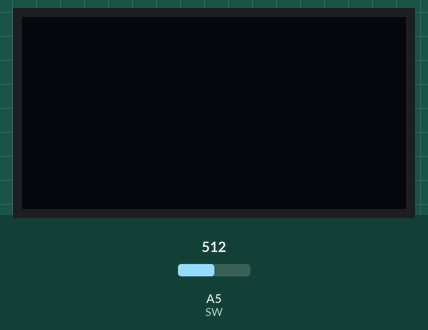
Recording of a sketch running on a simulated Arduino Uno, built with avr-gcc and run on an emulated ATmega328P. Parts: 128×64 one-colour display. Inputs (shaded band) come from the test bench; at power-on: A5 (SW) = 512.

Above: at 1.2 s.
1.3 s: A5 (SW) set to 0
At 2.0 s:
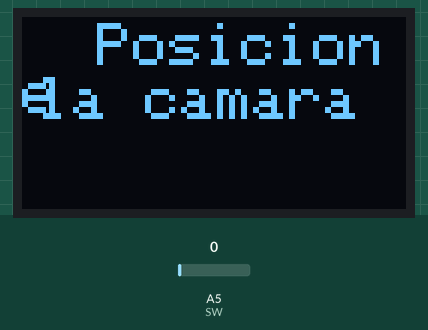
At 6.8 s:
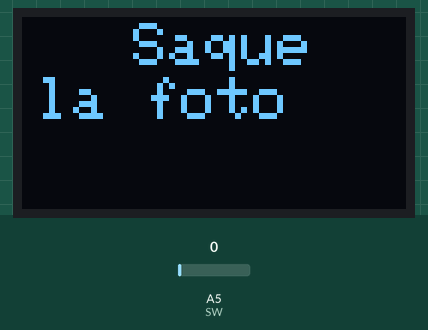
Timing chart, 0 to 8.3 s (numbered marks = the images above; inputs shaded):
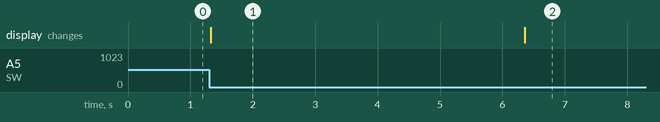

The sketch:

Menu_v2.ino
```cpp
#include <Wire.h>
#include <Adafruit_GFX.h>
#include <Adafruit_SSD1306.h>

int Cuad;
int flg=0;
int Menu;

#define SW 5

#define OLED_ANCHO 128
#define OLED_ALTO 64

Adafruit_SSD1306 display(OLED_ANCHO, OLED_ALTO, &Wire, -1);

int X = analogRead(A0);
int Y = analogRead(A1);
int mapY = map(Y, 0, 1023, 0, 7); // izquierda-derecha [1-2]
int mapX = map(X, 0, 1023, 7, 0); // arriba - abajo    [3-4]

void setup() {
  Wire.begin();
  display.begin(SSD1306_SWITCHCAPVCC, 0x3C);
  display.clearDisplay();
  pinMode(SW, INPUT_PULLUP);

}

void menu()
{
  switch(Menu){
  case 0:
  display.clearDisplay();
  display.setTextSize(2);
  display.setTextColor(WHITE);
  display.setCursor(25,2);
  display.println("MANUAL");
  display.setCursor(5,20);
  display.println("AUTOMATICO");
  display.display();
  break;

  case 1:
  display.clearDisplay();
  display.setTextSize(2);
  display.setTextColor(WHITE);
  display.setCursor(25,2);
  display.println("¿APAGAR?");
  display.setCursor(5,20);
  display.println("SI    NO");
  display.display();
  break;

  case 2:
  display.clearDisplay();
  display.setTextSize(2);
  display.setTextColor(WHITE);
  display.setCursor(25,2);
  display.println(" MODO");
  display.setCursor(5,20);
  display.println("MANUAL");
  display.display();
  break;

  case 3:
  display.clearDisplay();
  display.setTextSize(2);
  display.setTextColor(WHITE);
  display.setCursor(25,2);
  display.println("PANORAMICO");
  display.setCursor(5,20);
  display.println(" MOVIL");
  display.display();
  break;

  case 4:
  display.clearDisplay();
  display.setTextSize(2);
  display.setTextColor(WHITE);
  display.setCursor(25,2);
  display.println("  MODO ");
  display.setCursor(5,20);
  display.println("AUTO. MOVIL");
  display.display();
  break;

  case 5:
  display.clearDisplay();
  display.setTextSize(2);
  display.setTextColor(WHITE);
  display.setCursor(25,2);
  display.println("   90°  ");
  display.setCursor(5,20);
  display.println("  180°  ");
  display.display();
  break;

  case 6:
  display.setTextSize(2);
  display.setTextColor(WHITE);
  display.setCursor(25,2);
  display.println(" Presione ");
  display.setCursor(5,20);
  display.println("Para iniciar");
  display.display();
  break;
}
}

void cuadrados(){
   switch(Cuad){

     case 0:
    display.clearDisplay();
    display.drawRect(2, 18, 124, 20, WHITE);
    break;

    case 1:
    display.clearDisplay();
    display.drawRect(2, 0, 124, 20, WHITE);
    break;
   }
}

void inicio(){
  display.setTextSize(2);
  display.setTextColor(WHITE);
  display.setCursor(25,2);
  display.println("Iniciando...");
  delay(2000);
  display.clearDisplay();
}

void pano(){
  display.clearDisplay();
  display.setTextSize(2);
  display.setTextColor(WHITE);
  display.setCursor(25,2);
  display.println("Posicione ");
  display.setCursor(5,20);
  display.println("la camara");
  display.display();
  delay(5000);
  display.clearDisplay();

  display.clearDisplay();
  display.setTextSize(2);
  display.setTextColor(WHITE);
  display.setCursor(25,2);
  display.println(" Saque");
  display.setCursor(5,20);
  display.println("la foto");
  display.display();
  delay(5000);
  display.clearDisplay();

  display.clearDisplay();
  display.setTextSize(2);
  display.setTextColor(WHITE);
  display.setCursor(25,2);
  display.println("Sacando");
  display.setCursor(5,20);
  display.println(" foto...");
  display.display();
  delay(5000);
  display.clearDisplay();

Menu=6;}

void loop(){
if(analogRead(SW)==LOW && flg==0)
{inicio();
menu();
Menu=0; flg=1;}

if(Menu==0)
{if(mapY == 7){Cuad=0;}
else if(mapY == 0){Cuad=1;}
if(mapX == 7) {display.clearDisplay(); Menu=1;}
if(analogRead(SW)==LOW && Cuad==0){
  display.clearDisplay();
  Menu=2;}
if(analogRead(SW)==LOW && Cuad==1){
  display.clearDisplay();
  Menu=3;}
}

if(Menu==1){
  if(mapY == 7){
    Cuad=0;
  }
else
  if(mapY == 0){
    Cuad=1;
  }
if(analogRead(SW)==LOW && Cuad==0){
  display.clearDisplay();
  flg=0;}
if(analogRead(SW)==LOW && Cuad==1){
  display.clearDisplay();
  Menu=0;}
}

if(menu==2)
{if(mapX == 7) {display.clearDisplay(); Menu=0;}}

if(menu==3)
{if(mapY == 7){Cuad=0;}
else if(mapY == 0){Cuad=1;}
if(mapX == 7) {display.clearDisplay(); Menu=0;}
if(analogRead(SW)==LOW && Cuad==0){
  display.clearDisplay();
  Menu=5;}
if(analogRead(SW)==LOW && Cuad==1){
  display.clearDisplay();
  Menu=4;}
}

if(menu==4)
{if(mapX == 7) {display.clearDisplay(); Menu=3;}}

if(menu==5)
{if(mapY == 7){Cuad=0;}
else if(mapY == 0){Cuad=1;}
if(mapX == 7) {display.clearDisplay(); Menu=3;}

if(analogRead(SW)==LOW && Cuad==0){
  display.clearDisplay();
  Menu=6;}

if(analogRead(SW)==LOW && Cuad==1){
  display.clearDisplay();
  Menu=6;}
}

if(Menu=6)
{if(mapX == 7) {display.clearDisplay(); Menu=5;}
if(analogRead(SW)==LOW)
{pano();}
}
}
```

Measured:
- after the input at 1.3 s, the display: changes at once (image 1)
- what the display in image 1 shows lasts 5.1 s, from 1.3 s to 6.4 s
